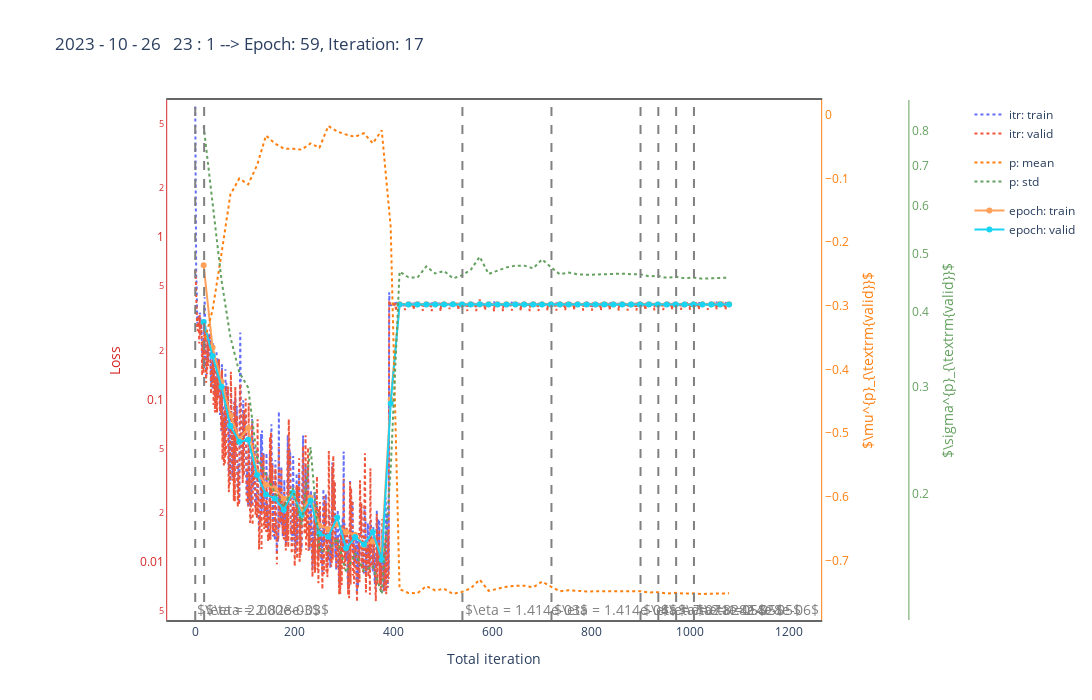

Notebook code cell kept with this figure:
### Code cell
tag = '/hpcfs/cepc/higgs/frank/GNN/ds/output_tag/summaries_0.csv'
rec = '/hpcfs/cepc/higgs/frank/GNN/ds/output_rec/summaries_0.csv'

# tar = tag
tar = rec

df, t = update_csv('/lustre/collider/zhangyulei/DeepLearning/Tracking/workspace/output.rec.momentum.newloss/summaries_0.csv')
# df, t = update_csv('/lustre/collider/zhangyulei/DeepLearning/Tracking/workspace/output.rec.momentum.beta0.1/summaries_0.csv')
# fig = visual_link(df, t)
fig = visual_momentum(df, t)
fig.show()
#
# while True:
#     df, t = update_csv(tar)
#     fig = update_fig(df, t)
#     time.sleep(120)
#     clear_output(wait=False)
#     fig.show()

### Figure 1 — Plotly figure (JSON) as saved in the notebook; plotly's stock layout.template omitted (floating-point values rounded to 4 significant figures; data arrays with more than 128 entries replaced by an {"elided": "..."} marker saying what was removed)
{"data": [{"legendgroup": "Itr Loss", "line": {"dash": "dot"}, "mode": "lines", "name": "itr: train", "x": {"elided": "1080 int values"}, "y": {"elided": "1080 float values"}, "type": "scatter"}, {"legendgroup": "Itr Loss", "line": {"dash": "dot"}, "mode": "lines", "name": "itr: valid", "x": {"elided": "1080 int values"}, "y": {"elided": "1080 float values"}, "type": "scatter"}, {"legendgroup": "Edge Label", "line": {"color": "#ff7f0e", "dash": "dot"}, "mode": "lines", "name": "p: mean", "x": [17, 35, 53, 71, 89, 107, 125, 143, 161, 179, 197, 215, 233, 251, 269, 287, 305, 323, 341, 359, 377, 395, 413, 431, 449, 467, 485, 503, 521, 539, 557, 575, 593, 611, 629, 647, 665, 683, 701, 719, 737, 755, 773, 791, 809, 827, 845, 863, 881, 899, 917, 935, 953, 971, 989, 1007, 1025, 1043, 1061, 1079], "y": [-0.3603, -0.3068, -0.2186, -0.1252, -0.09993, -0.1092, -0.07897, -0.03243, -0.04501, -0.05292, -0.05327, -0.0546, -0.04483, -0.05159, -0.01741, -0.02612, -0.03092, -0.03432, -0.02876, -0.04462, -0.02413, -0.1758, -0.7452, -0.7514, -0.7518, -0.7405, -0.7474, -0.7447, -0.7527, -0.7496, -0.7439, -0.7304, -0.748, -0.7442, -0.7416, -0.7402, -0.7398, -0.7425, -0.7335, -0.7415, -0.7486, -0.7469, -0.7486, -0.7491, -0.7487, -0.7485, -0.7478, -0.7479, -0.7484, -0.7485, -0.7505, -0.7501, -0.7521, -0.7511, -0.7524, -0.7519, -0.7529, -0.7524, -0.752, -0.7519], "yaxis": "y2", "type": "scatter"}, {"legendgroup": "Edge Label", "line": {"color": "#64a05f", "dash": "dot"}, "mode": "lines", "name": "p: std", "x": [17, 35, 53, 71, 89, 107, 125, 143, 161, 179, 197, 215, 233, 251, 269, 287, 305, 323, 341, 359, 377, 395, 413, 431, 449, 467, 485, 503, 521, 539, 557, 575, 593, 611, 629, 647, 665, 683, 701, 719, 737, 755, 773, 791, 809, 827, 845, 863, 881, 899, 917, 935, 953, 971, 989, 1007, 1025, 1043, 1061, 1079], "y": [0.814, 0.607, 0.4522, 0.3636, 0.3177, 0.2995, 0.2292, 0.2148, 0.2008, 0.1898, 0.2042, 0.1774, 0.2387, 0.1607, 0.1606, 0.1684, 0.1479, 0.159, 0.1489, 0.1514, 0.1361, 0.2188, 0.4667, 0.4566, 0.4559, 0.476, 0.4633, 0.4678, 0.4546, 0.46, 0.47, 0.4939, 0.4625, 0.4683, 0.4742, 0.4772, 0.4774, 0.4725, 0.4889, 0.4746, 0.4618, 0.465, 0.4619, 0.4609, 0.4615, 0.462, 0.4632, 0.463, 0.462, 0.462, 0.4583, 0.4591, 0.4555, 0.4573, 0.4551, 0.456, 0.4542, 0.4551, 0.4558, 0.4562], "yaxis": "y3", "type": "scatter"}, {"legendgroup": "Epoch Loss", "mode": "lines+markers", "name": "epoch: train", "x": [17, 35, 53, 71, 89, 107, 125, 143, 161, 179, 197, 215, 233, 251, 269, 287, 305, 323, 341, 359, 377, 395, 413, 431, 449, 467, 485, 503, 521, 539, 557, 575, 593, 611, 629, 647, 665, 683, 701, 719, 737, 755, 773, 791, 809, 827, 845, 863, 881, 899, 917, 935, 953, 971, 989, 1007, 1025, 1043, 1061, 1079], "y": [0.669, 0.2092, 0.1289, 0.08008, 0.05698, 0.06673, 0.03576, 0.02989, 0.02819, 0.02451, 0.02589, 0.02068, 0.02496, 0.01678, 0.01593, 0.01698, 0.01526, 0.01472, 0.01266, 0.01338, 0.01191, 0.09998, 0.386, 0.3854, 0.3854, 0.3849, 0.3861, 0.386, 0.3857, 0.3849, 0.3856, 0.3847, 0.386, 0.3861, 0.3858, 0.3862, 0.3856, 0.3858, 0.3858, 0.3854, 0.3857, 0.3855, 0.386, 0.3855, 0.3847, 0.3849, 0.3849, 0.3857, 0.3846, 0.3859, 0.3859, 0.3845, 0.3851, 0.3852, 0.3849, 0.3854, 0.3862, 0.3857, 0.3864, 0.3859], "type": "scatter"}, {"legendgroup": "Epoch Loss", "mode": "lines+markers", "name": "epoch: valid", "x": [17, 35, 53, 71, 89, 107, 125, 143, 161, 179, 197, 215, 233, 251, 269, 287, 305, 323, 341, 359, 377, 395, 413, 431, 449, 467, 485, 503, 521, 539, 557, 575, 593, 611, 629, 647, 665, 683, 701, 719, 737, 755, 773, 791, 809, 827, 845, 863, 881, 899, 917, 935, 953, 971, 989, 1007, 1025, 1043, 1061, 1079], "y": [0.3002, 0.1853, 0.1198, 0.06871, 0.05495, 0.05652, 0.03423, 0.02598, 0.0246, 0.02094, 0.02679, 0.01944, 0.02386, 0.01491, 0.01431, 0.01878, 0.01214, 0.01423, 0.01279, 0.01526, 0.01032, 0.09449, 0.3839, 0.3838, 0.3841, 0.384, 0.3841, 0.384, 0.3851, 0.3845, 0.3836, 0.3854, 0.3839, 0.384, 0.3836, 0.3838, 0.3838, 0.3837, 0.3847, 0.3839, 0.3841, 0.384, 0.384, 0.384, 0.3841, 0.3841, 0.3841, 0.384, 0.384, 0.384, 0.3842, 0.3842, 0.3843, 0.3843, 0.3844, 0.3844, 0.3845, 0.3845, 0.3845, 0.3845], "type": "scatter"}], "layout": {"shapes": [{"line": {"color": "grey", "dash": "dash", "width": 2}, "type": "line", "x0": 0, "x1": 0, "xref": "x", "y0": 0, "y1": 1, "yref": "y domain"}, {"line": {"color": "grey", "dash": "dash", "width": 2}, "type": "line", "x0": 18, "x1": 18, "xref": "x", "y0": 0, "y1": 1, "yref": "y domain"}, {"line": {"color": "grey", "dash": "dash", "width": 2}, "type": "line", "x0": 540, "x1": 540, "xref": "x", "y0": 0, "y1": 1, "yref": "y domain"}, {"line": {"color": "grey", "dash": "dash", "width": 2}, "type": "line", "x0": 720, "x1": 720, "xref": "x", "y0": 0, "y1": 1, "yref": "y domain"}, {"line": {"color": "grey", "dash": "dash", "width": 2}, "type": "line", "x0": 900, "x1": 900, "xref": "x", "y0": 0, "y1": 1, "yref": "y domain"}, {"line": {"color": "grey", "dash": "dash", "width": 2}, "type": "line", "x0": 936, "x1": 936, "xref": "x", "y0": 0, "y1": 1, "yref": "y domain"}, {"line": {"color": "grey", "dash": "dash", "width": 2}, "type": "line", "x0": 972, "x1": 972, "xref": "x", "y0": 0, "y1": 1, "yref": "y domain"}, {"line": {"color": "grey", "dash": "dash", "width": 2}, "type": "line", "x0": 1008, "x1": 1008, "xref": "x", "y0": 0, "y1": 1, "yref": "y domain"}], "annotations": [{"font": {"color": "grey", "size": 14}, "showarrow": false, "text": "$\\eta = 2.000e-03$", "x": 0.5, "xanchor": "left", "y": -2.29}, {"font": {"color": "grey", "size": 14}, "showarrow": false, "text": "$\\eta = 2.828e-03$", "x": 18.5, "xanchor": "left", "y": -2.29}, {"font": {"color": "grey", "size": 14}, "showarrow": false, "text": "$\\eta = 1.414e-03$", "x": 540.5, "xanchor": "left", "y": -2.29}, {"font": {"color": "grey", "size": 14}, "showarrow": false, "text": "$\\eta = 1.414e-04$", "x": 720.5, "xanchor": "left", "y": -2.29}, {"font": {"color": "grey", "size": 14}, "showarrow": false, "text": "$\\eta = 7.071e-05$", "x": 900.5, "xanchor": "left", "y": -2.29}, {"font": {"color": "grey", "size": 14}, "showarrow": false, "text": "$\\eta = 2.828e-05$", "x": 936.5, "xanchor": "left", "y": -2.29}, {"font": {"color": "grey", "size": 14}, "showarrow": false, "text": "$\\eta = 1.414e-05$", "x": 972.5, "xanchor": "left", "y": -2.29}, {"font": {"color": "grey", "size": 14}, "showarrow": false, "text": "$\\eta = 2.828e-06$", "x": 1008.0, "xanchor": "left", "y": -2.29}], "xaxis": {"title": {"text": "Total iteration"}, "showgrid": false, "mirror": true, "showline": true, "zeroline": false, "linewidth": 2, "linecolor": "#666666", "gridcolor": "#d9d9d9", "domain": [0.1, 0.85]}, "yaxis": {"title": {"text": "Loss", "font": {"color": "#d62728"}}, "tickfont": {"color": "#d62728"}, "showgrid": false, "linecolor": "#d62728", "gridcolor": "#d9d9d9", "zeroline": false, "type": "log", "range": [-2.357, 0.8433]}, "yaxis2": {"title": {"text": "$\\mu^{p}_{\\textrm{valid}}$", "font": {"color": "#ff7f0e"}}, "tickfont": {"color": "#ff7f0e"}, "anchor": "x", "overlaying": "y", "side": "right", "showgrid": false, "linecolor": "#ff7f0e", "gridcolor": "#d9d9d9", "zeroline": false}, "yaxis3": {"title": {"text": "$\\sigma^{p}_{\\textrm{valid}}$", "font": {"color": "#64a05f"}}, "tickfont": {"color": "#64a05f"}, "anchor": "free", "overlaying": "y", "side": "right", "position": 0.95, "showgrid": false, "linecolor": "#64a05f", "gridcolor": "#d9d9d9", "zeroline": false, "type": "log"}, "title": {"text": "2023 - 10 - 26   23 : 1 --> Epoch: 59, Iteration: 17"}, "width": 1200, "height": 700, "paper_bgcolor": "rgba(0,0,0,0)", "plot_bgcolor": "rgba(0,0,0,0)"}}
